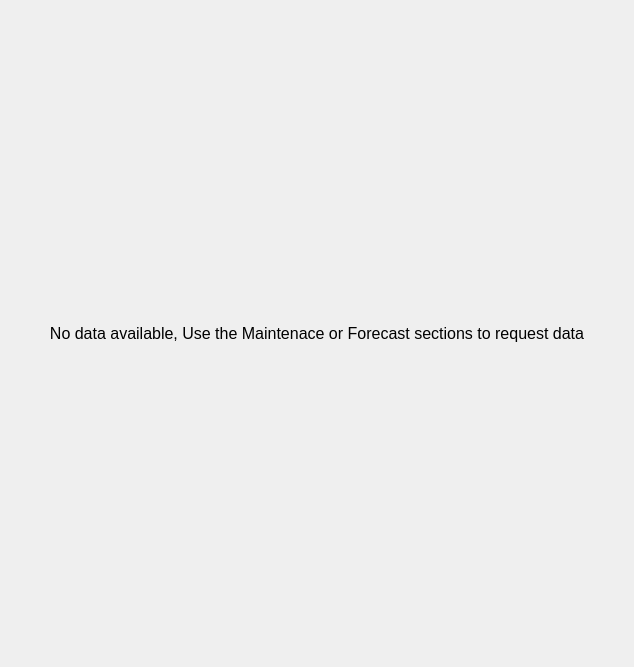
<?xml version="1.0" encoding="UTF-8"?>
<ui version="4.0">
 <class>CombinedView</class>
 <widget class="QWidget" name="CombinedView">
  <property name="geometry">
   <rect>
    <x>0</x>
    <y>0</y>
    <width>634</width>
    <height>667</height>
   </rect>
  </property>
  <property name="windowTitle">
   <string>Form</string>
  </property>
  <layout class="QVBoxLayout" name="verticalLayout_2">
   <item>
    <layout class="QVBoxLayout" name="combined_weather_chart_layout">
     <item>
      <widget class="QLabel" name="no_data_lable">
       <property name="font">
        <font>
         <pointsize>12</pointsize>
         <bold>false</bold>
        </font>
       </property>
       <property name="text">
        <string>No data available, Use the Maintenace or Forecast sections to request data</string>
       </property>
       <property name="alignment">
        <set>Qt::AlignCenter</set>
       </property>
       <property name="wordWrap">
        <bool>true</bool>
       </property>
      </widget>
     </item>
    </layout>
   </item>
  </layout>
 </widget>
 <resources/>
 <connections/>
</ui>
